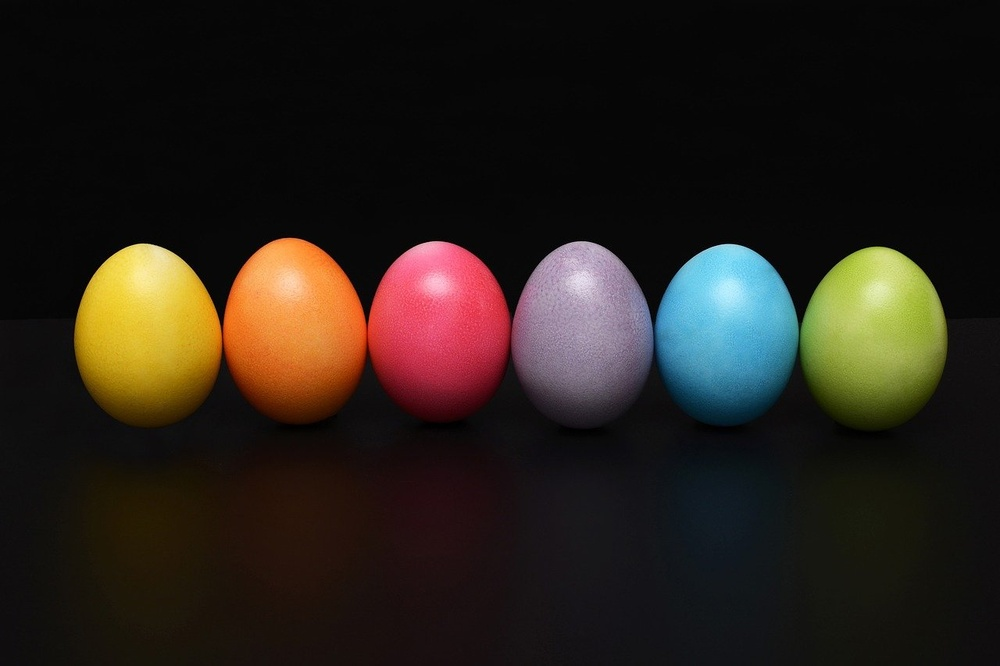
#> input picture Chapter8/Example-08-02-Py/egg.jpg, 1000 x 666 px, shrunk from 1280 x 853 before the run
$ python Project.py
#> lines starting #> are read from the running program, lines starting #| are printed output that depends on the picture
import numpy as np
import cv2

src = cv2.imread("egg.jpg")
#> src is the input picture: shape (666, 1000, 3); mean B, G, R 25.7, 33, 40.5
data = src.reshape(-1, 3).astype(np.float32)

K = 3
criteria = (cv2.TERM_CRITERIA_MAX_ITER + cv2.TERM_CRITERIA_EPS, 10, 0.001)
retval, bestLabels, centers = cv2.kmeans(data, K, None, criteria, 10, cv2.KMEANS_RANDOM_CENTERS)
#> retval = 808846293.3; centers = [[66.97, 138, 203.4], [179.6, 154.3, 121.7], [11.53, 13.2, 16.08]]

centers = centers.astype(np.uint8)
#> centers = [[66, 137, 203], [179, 154, 121], [11, 13, 16]]
dst = centers[bestLabels].reshape(src.shape)
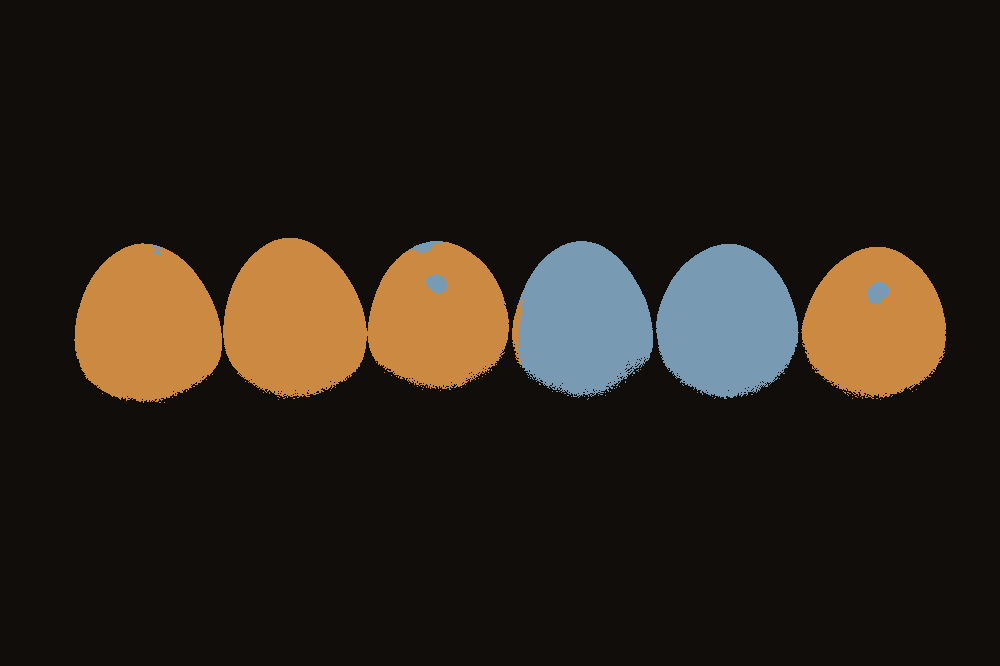
#> dst: shape (666, 1000, 3); mean B, G, R 25.1, 32.7, 40.3

cv2.imshow("dst", dst)
cv2.waitKey()
cv2.destroyAllWindows()
